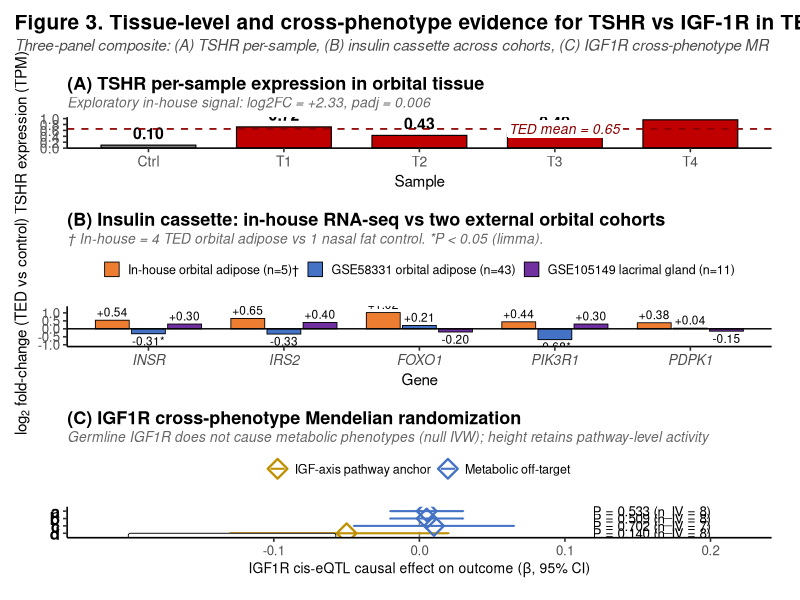

The R source for this figure:
# ============================================================
# Figure 3 v7.2 — Three-panel vertical stack (TED-TRAP v4.5)
# v7.2 변경 (FROM v7.1):
#  - a/b/c/d inset label을 검정색으로 (was: gray30)
#  - 위치를 더 왼쪽 위로 이동 (x=-0.20, y='d')
#  - 결과: 더 가독성 있고 표준적인 inset legend
# ============================================================

library(ggplot2)
library(patchwork)
library(dplyr)
library(scales)

# ============================================================
# PANEL A — TSHR per-sample TPM
# ============================================================

panel_a_data <- data.frame(
  sample = factor(c("Ctrl", "T1", "T2", "T3", "T4"),
                  levels = c("Ctrl", "T1", "T2", "T3", "T4")),
  TPM    = c(0.10, 0.72, 0.43, 0.49, 0.96),
  group  = c("Control", "TED", "TED", "TED", "TED")
)

ted_mean <- mean(panel_a_data$TPM[panel_a_data$group == "TED"])

p_a <- ggplot(panel_a_data, aes(x = sample, y = TPM, fill = group)) +
  geom_col(color = "black", linewidth = 0.4, width = 0.7) +
  geom_text(aes(label = sprintf("%.2f", TPM)),
            vjust = -0.5, size = 4, fontface = "bold") +
  geom_hline(yintercept = ted_mean, linetype = "dashed",
             color = "darkred", linewidth = 0.6) +
  geom_label(data = data.frame(x = 4.5, y = ted_mean,
                                label = sprintf("TED mean = %.2f", ted_mean)),
             aes(x = x, y = y, label = label),
             color = "darkred", size = 3.5, fontface = "italic",
             fill = "white", label.size = 0,
             label.padding = unit(0.15, "lines"),
             hjust = 1, inherit.aes = FALSE) +
  scale_fill_manual(values = c("Control" = "#808080", "TED" = "#C00000"),
                    guide = "none") +
  scale_y_continuous(limits = c(0, 1.05), expand = c(0, 0),
                     breaks = seq(0, 1.0, 0.2)) +
  labs(title    = "(A) TSHR per-sample expression in orbital tissue",
       subtitle = "Exploratory in-house signal: log2FC = +2.33, padj = 0.006",
       x = "Sample",
       y = "TSHR expression (TPM)") +
  theme_classic(base_size = 12) +
  theme(plot.title    = element_text(face = "bold", size = 13, hjust = 0,
                                     margin = margin(b = 2)),
        plot.subtitle = element_text(face = "italic", size = 10,
                                     color = "gray40", hjust = 0,
                                     margin = margin(b = 4)),
        # ★ v7: plot.title.position 제거 (default 'panel' 사용)
        # → title이 차트와 일관된 위치 (안쪽으로 들어감)
        axis.title    = element_text(size = 11),
        axis.text     = element_text(size = 10),
        plot.margin   = margin(8, 15, 8, 5))

# ============================================================
# PANEL B — Insulin cassette 3-cohort
# ============================================================

panel_b_data <- data.frame(
  Gene = factor(rep(c("INSR", "IRS2", "FOXO1", "PIK3R1", "PDPK1"), 3),
                levels = c("INSR", "IRS2", "FOXO1", "PIK3R1", "PDPK1")),
  Cohort = factor(rep(c("In-house orbital adipose (n=5)\u2020",
                        "GSE58331 orbital adipose (n=43)",
                        "GSE105149 lacrimal gland (n=11)"), each = 5),
                  levels = c("In-house orbital adipose (n=5)\u2020",
                             "GSE58331 orbital adipose (n=43)",
                             "GSE105149 lacrimal gland (n=11)")),
  log2FC = c(
    +0.54, +0.65, +1.02, +0.44, +0.38,
    -0.31, -0.33, +0.21, -0.68, +0.04,
    +0.30, +0.40, -0.20, +0.30, -0.15
  ),
  is_significant = c(
    rep(FALSE, 5),
    TRUE, FALSE, FALSE, TRUE, FALSE,
    rep(FALSE, 5)
  )
)

panel_b_data$label <- sprintf("%+.2f%s",
                              panel_b_data$log2FC,
                              ifelse(panel_b_data$is_significant, "*", ""))

panel_b_subtitle <- "\u2020 In-house = 4 TED orbital adipose vs 1 nasal fat control. *P < 0.05 (limma)."

p_b <- ggplot(panel_b_data, aes(x = Gene, y = log2FC, fill = Cohort)) +
  geom_col(position = position_dodge(width = 0.8),
           width = 0.75, color = "black", linewidth = 0.3) +
  geom_text(aes(label = label,
                vjust = ifelse(log2FC >= 0, -0.4, 1.3)),
            position = position_dodge(width = 0.8),
            size = 3.0) +
  geom_hline(yintercept = 0, color = "black", linewidth = 0.5) +
  scale_fill_manual(values = c(
    "In-house orbital adipose (n=5)\u2020"  = "#ED7D31",
    "GSE58331 orbital adipose (n=43)"        = "#4472C4",
    "GSE105149 lacrimal gland (n=11)"        = "#7030A0"
  )) +
  scale_y_continuous(limits = c(-1.0, 1.3), breaks = seq(-1.0, 1.2, 0.5)) +
  labs(title    = "(B) Insulin cassette: in-house RNA-seq vs two external orbital cohorts",
       subtitle = panel_b_subtitle,
       x        = "Gene",
       y        = expression(log[2]~"fold-change (TED vs control)"),
       fill     = NULL) +
  theme_classic(base_size = 12) +
  theme(plot.title    = element_text(face = "bold", size = 13, hjust = 0,
                                     margin = margin(b = 2)),
        plot.subtitle = element_text(face = "italic", size = 10,
                                     color = "gray40", hjust = 0,
                                     margin = margin(b = 4)),
        axis.text.x   = element_text(face = "italic", size = 10),
        axis.title    = element_text(size = 11),
        legend.position    = "top",
        legend.text        = element_text(size = 9),
        legend.title       = element_blank(),
        legend.key.size    = unit(0.4, "cm"),
        legend.box.margin  = margin(t = 0, b = 3),
        plot.margin        = margin(8, 15, 8, 5))

# ============================================================
# PANEL C — IGF1R cross-phenotype MR
# ★ v7: y-axis labels을 a/b/c/d로 (1글자!) → axis padding 최소
# ============================================================

panel_c_data <- data.frame(
  outcome = factor(c("a", "b", "c", "d"),
                   levels = c("d", "c", "b", "a")),  # bottom-up
  outcome_full = c("Fasting glucose", "HbA1c", "T2D",
                   "Height (IGF-axis pathway anchor)"),
  beta    = c(0.005, 0.005, 0.010, -0.050),
  ci_low  = c(-0.020, -0.020, -0.045, -0.130),
  ci_high = c(0.030, 0.030, 0.065, 0.020),
  pvalue  = c(0.533, 0.509, 0.702, 0.140),
  n_iv    = c(8, 8, 7, 8),
  category = c("Metabolic off-target", "Metabolic off-target",
               "Metabolic off-target", "IGF-axis pathway anchor")
)

panel_c_data$label_p <- sprintf("P = %.3f (n_IV = %d)",
                                panel_c_data$pvalue,
                                panel_c_data$n_iv)

# Subtitle: 핵심 메시지만 (a/b/c/d 정의는 plot 내부 annotation)
panel_c_subtitle <- "Germline IGF1R does not cause metabolic phenotypes (null IVW); height retains pathway-level activity"


p_c <- ggplot(panel_c_data, aes(x = beta, y = outcome, color = category)) +
  geom_vline(xintercept = 0, linetype = "dashed",
             color = "gray50", linewidth = 0.5) +
  geom_errorbarh(aes(xmin = ci_low, xmax = ci_high),
                 height = 0.2, linewidth = 0.7) +
  geom_point(aes(shape = category), size = 4.5, fill = NA, stroke = 1.2) +
  geom_text(aes(x = 0.20, label = label_p), color = "black",
            size = 3.4, hjust = 1) +
  annotate("text", x = 0.20, y = "d",
           label = "WM P = 0.019 (anchor)", hjust = 1,
           vjust = 2.2, color = "#BF9000", size = 3.2,
           fontface = "italic") +
  # ★ v7.1: a/b/c/d 정의를 plot 내부 좌측 상단에 inset annotation으로
  # ★ v7.2: 검정색 + 왼쪽 위로 이동 (x=-0.20, y='d')
  annotate("label", x = -0.20, y = "d",
           label = "a = Fasting glucose\nb = HbA1c\nc = T2D\nd = Height (IGF-axis pathway anchor)",
           hjust = 0, vjust = 1.0,
           color = "black", size = 3.0,
           fontface = "plain",
           fill = "white", label.size = 0.3,
           label.padding = unit(0.3, "lines")) +
  scale_color_manual(values = c(
    "Metabolic off-target"     = "#4472C4",
    "IGF-axis pathway anchor"  = "#BF9000"
  )) +
  scale_shape_manual(values = c(
    "Metabolic off-target"     = 23,
    "IGF-axis pathway anchor"  = 23
  )) +
  scale_x_continuous(limits = c(-0.22, 0.22),
                     breaks = c(-0.1, 0, 0.1, 0.2)) +
  labs(title    = "(C) IGF1R cross-phenotype Mendelian randomization",
       subtitle = panel_c_subtitle,
       x        = expression(paste("IGF1R cis-eQTL causal effect on outcome (", beta, ", 95% CI)")),
       y        = NULL,
       color    = NULL, shape = NULL) +
  theme_classic(base_size = 12) +
  theme(plot.title    = element_text(face = "bold", size = 13, hjust = 0,
                                     margin = margin(b = 2)),
        plot.subtitle = element_text(face = "italic", size = 10,
                                     color = "gray40", hjust = 0,
                                     margin = margin(b = 4)),
        # ★ v7.1: y-axis labels이 a/b/c/d (1글자) → bold + 큰 size
        axis.text.y   = element_text(size = 12, face = "bold", color = "black"),
        axis.title.x  = element_text(size = 10),
        legend.position    = "top",
        legend.text        = element_text(size = 9),
        legend.key.size    = unit(0.4, "cm"),
        legend.box.margin  = margin(t = 0, b = 3),
        plot.margin        = margin(8, 15, 8, 5))

# ============================================================
# Vertical stack — patchwork align 영향 최소
# ============================================================

final_plot <- (p_a / p_b / p_c +
  plot_layout(heights = c(1.0, 1.3, 1.0))) +
  plot_annotation(
    title    = "Figure 3. Tissue-level and cross-phenotype evidence for TSHR vs IGF-1R in TED",
    subtitle = "Three-panel composite: (A) TSHR per-sample, (B) insulin cassette across cohorts, (C) IGF1R cross-phenotype MR",
    theme = theme(
      plot.title    = element_text(face = "bold", size = 15, hjust = 0,
                                   margin = margin(t = 5, b = 3)),
      plot.subtitle = element_text(face = "italic", size = 11,
                                   color = "gray30", hjust = 0,
                                   margin = margin(b = 8),
                                   lineheight = 1.2)
    )
  )

ggsave(
  filename = "Figure3.png",
  plot     = final_plot,
  width    = 11, height = 14, units = "in",
  dpi      = 470,
  bg       = "white"
)

cat("Figure 3 v7.2 saved.\n")
cat("핵심 변경 (FROM v7.1):\n")
cat("  ✅ a/b/c/d label을 검정색으로 (가독성 ↑)\n")
cat("  ✅ Annotation 위치를 더 왼쪽 위로 (x=-0.20, y='d')\n")
cat("Dimensions: 11 x 14 in @ 470 DPI = 5170 x 6580 px = 34 MP\n")
